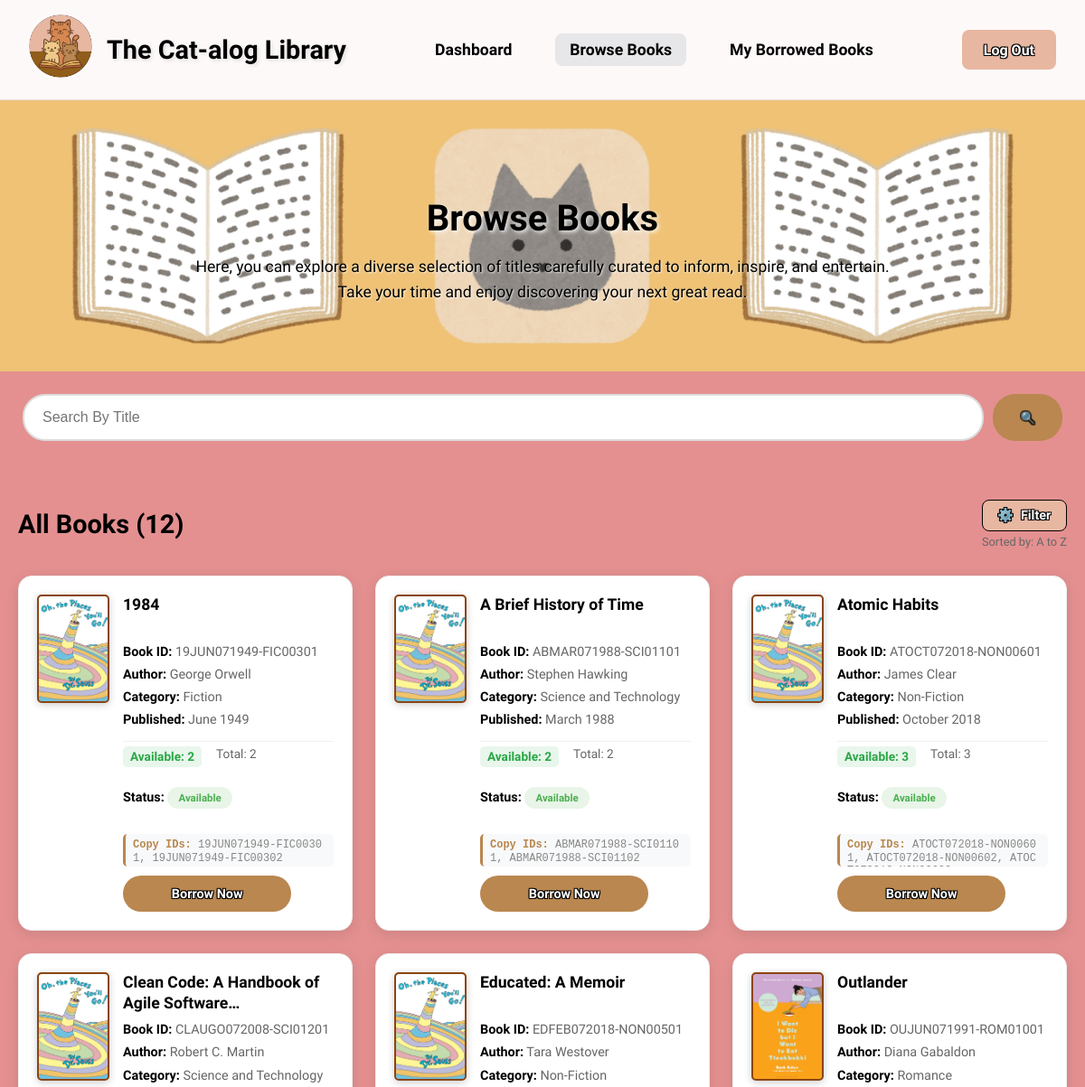
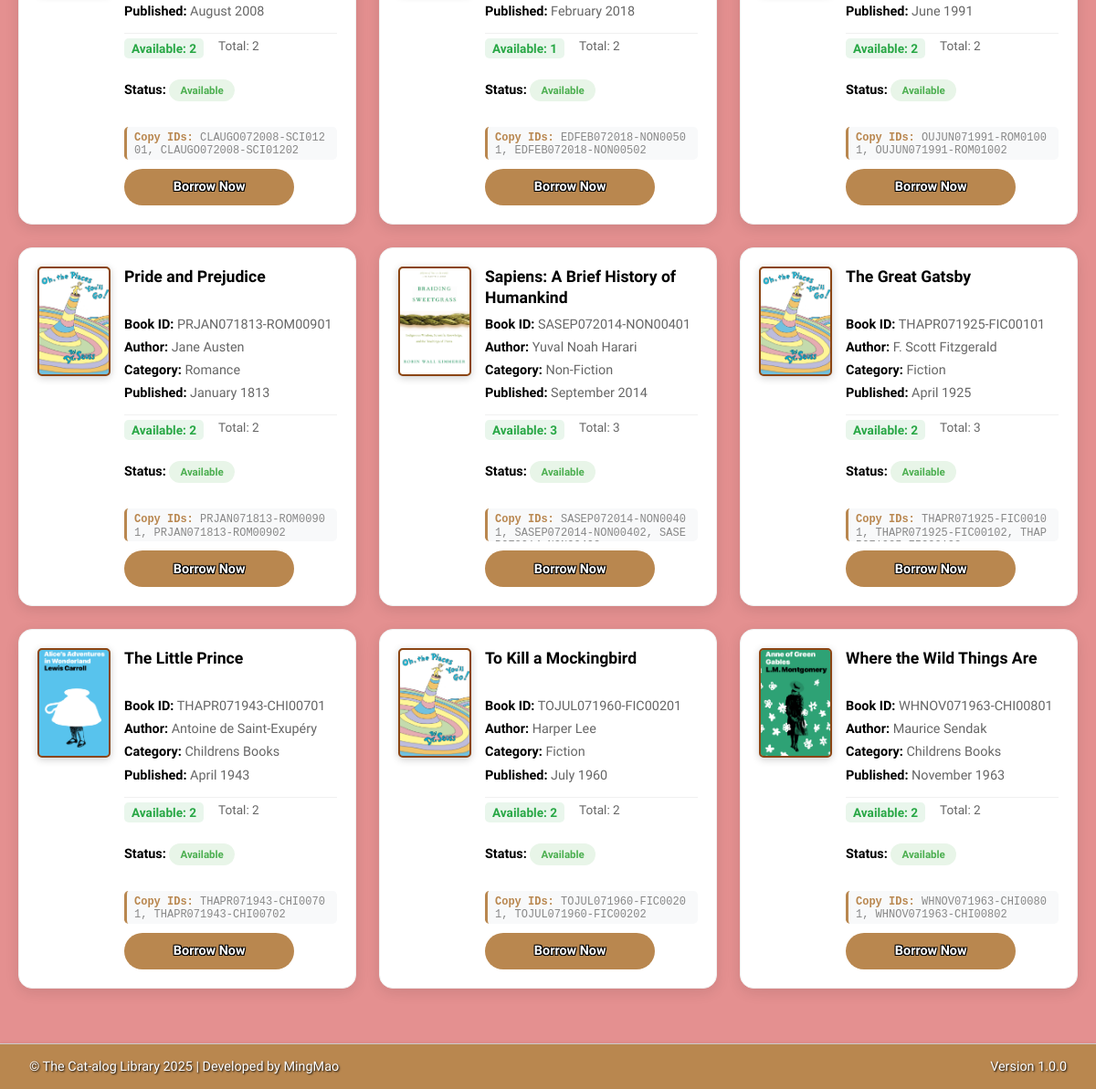
The app's page /student/browse_books.php (signed in) with its own data (2 pictures, top to bottom).
### tables this page shows
CREATE TABLE IF NOT EXISTS `book_titles` (
    `title_id` INT AUTO_INCREMENT PRIMARY KEY,
    `title` VARCHAR(255) NOT NULL,
    `author` VARCHAR(255) NOT NULL,
    `category` VARCHAR(100) NOT NULL,
    `published_year` INT NULL DEFAULT NULL,
    `published_month` VARCHAR(20) NULL DEFAULT NULL,
    `book_image` VARCHAR(255) NULL DEFAULT NULL,
    `status` VARCHAR(20) NOT NULL DEFAULT 'Available' COMMENT 'Available, Borrowed, Archived',
    `total_copies` INT NOT NULL DEFAULT 1,
    `available_copies` INT NOT NULL DEFAULT 1,
    `created_at` DATETIME NOT NULL DEFAULT CURRENT_TIMESTAMP,
    `updated_at` DATETIME NOT NULL DEFAULT CURRENT_TIMESTAMP ON UPDATE CURRENT_TIMESTAMP,
    INDEX `idx_titles_category` (`category`),
    INDEX `idx_titles_status` (`status`),
    INDEX `idx_titles_author` (`author`),
    INDEX `idx_titles_year` (`published_year`)
);

### includes/functions.php (called while the page is built, shortened)
<?php
require_once __DIR__ . '/config.php';
require_once __DIR__ . '/storage.php';
if (!function_exists('e')) {
    function e($value) {
        return htmlspecialchars((string)($value ?? ''), ENT_QUOTES, 'UTF-8');
    }
}

### includes/config.php (called while the page is built, shortened)
<?php
if (!function_exists('env')) {
    function env($key, $default = null) {
        $value = getenv($key);
        if ($value === false) {
            $value = $_ENV[$key] ?? $_SERVER[$key] ?? null;
        }
        if ($value === null || $value === false) {
            return $default;
        }
        $lower = strtolower(trim((string)$value));
        switch ($lower) {
            case 'true':
            case '(true)':
                return true;
            case 'false':
            case '(false)':
                return false;
        }
        return $value;
    }
}

### includes/storage.php (called while the page is built, shortened)
<?php
require_once __DIR__ . '/config.php';
function storage_get_book_image_url(?string $filename, string $relativePrefix = '..'): string {
    $fallback = rtrim($relativePrefix, '/') . '/uploads/book-images/default_book.jpg';
    $cleanName = basename($filename);
    $driver = strtolower(env('STORAGE_DRIVER', 'local'));
    $localFile = dirname(__DIR__) . '/uploads/book-images/' . $cleanName;
    if (file_exists($localFile)) {
        return rtrim($relativePrefix, '/') . '/uploads/book-images/' . $cleanName;
    }
    return $fallback;
}

### student/browse_books.php (the view, shortened to what this page needs)
<?php
require_once __DIR__ . '/../includes/db.php';
require_once __DIR__ . '/../includes/functions.php';
$search_title = trim($_GET['title'] ?? '');
$sort_by = $_GET['sort_by'] ?? 'title_asc';
$where_conditions = ["bt.status != 'Archived'"];
$params = [];
$where_clause = "WHERE " . implode(" AND ", $where_conditions);
switch ($sort_by) {
    case 'title_asc':
        $order_clause = "ORDER BY bt.title ASC";
        break;
}
try {
    $query = "
        SELECT
            bt.title_id,
            bt.title,
            bt.author,
            bt.category,
            bt.published_year,
            bt.published_month,
            bt.book_image,
            bt.total_copies,
            bt.available_copies,
            CASE
                WHEN bt.available_copies > 0 THEN 'Available'
                ELSE 'Borrowed'
            END as status,
            GROUP_CONCAT(bc.book_id ORDER BY bc.copy_number SEPARATOR ', ') as sample_book_ids
        FROM book_titles bt
        LEFT JOIN book_copies bc ON bt.title_id = bc.title_id
        $where_clause
        GROUP BY bt.title_id, bt.title, bt.author, bt.category, bt.published_year, bt.published_month, bt.book_image, bt.total_copies, bt.available_copies
        $order_clause
    ";
    $stmt = $conn->prepare($query);
    $stmt->execute($params);
    $books = $stmt->fetchAll(PDO::FETCH_ASSOC);
} catch (PDOException $e) {
    $books = [];
    error_log("Error fetching books: " . $e->getMessage());
}
$total_books = count($books);
function getFilterDisplayText($sort_by) {
    switch ($sort_by) {
        case 'title_asc': return 'A to Z';
    }
}
?>
<!DOCTYPE html>
<html lang="en">
<head>
    <link rel="stylesheet" href="../assets/css/style.css">
    <link rel="stylesheet" href="../assets/css/browse_books.css">
</head>
<body>
<header class="main-header">
    <div class="logo-title">
        <img src="../assets/images/logo.png" alt="Logo" class="banner-logo-dashboard">
        <h1 class="sniglet-extrabold">The Cat-alog Library</h1>
    </div>
    <nav class="main-nav">
        <ul class="nav-menu">
            <li><a href="dashboard.php">Dashboard</a></li>
            <li><a href="browse_books.php" class="active">Browse Books</a></li>
            <li><a href="my_borrowed.php">My Borrowed Books</a></li>
        </ul>
    </nav>
    <a href="logout.php" class="logout-btn">Log Out</a>
</header>
<section class="browse-header">
    <img src="../assets/images/banner-browse.png" alt="Library Banner" class="banner-bg">
    <div class="welcome-content">
        <h2 class="sniglet-extrabold">Browse Books</h2>
        <p>Here, you can explore a diverse selection of titles carefully curated to inform, inspire, and entertain. Take your time and enjoy discovering your next great read.</p>
    </div>
</section>
<section class="search-section">
    <form method="GET" action="browse_books.php" id="searchForm">
        <div class="search-bar">
            <input type="text" name="title" placeholder="Search By Title" value="<?php echo e($search_title); ?>">
            <button type="submit">🔍</button>
        </div>
    </form>
</section>
<section class="books-section">
    <div class="books-header">
        <h3>All Books (<?php echo $total_books; ?>)</h3>
        <div class="filter-dropdown">
            <div class="filter-btn" onclick="toggleFilterDropdown()">
                <span>⚙️</span>
                <span>Filter</span>
            </div>
            <div class="current-filter">
                Sorted by: <?php echo e(getFilterDisplayText($sort_by)); ?>
            </div>
        </div>
    </div>
    <?php if (empty($books)): ?>
        <div class="no-books" style="text-align: center; padding: 40px 20px;">
            <h3>No books found</h3>
            <p>Try adjusting your search criteria or browse all available books.</p>
            <a href="browse_books.php" class="btn" style="display: inline-block; margin-top: 15px;">View All Books</a>
        </div>
    <?php else: ?>
        <div class="books-grid">
            <?php foreach ($books as $book): ?>
                <?php
                $book_image_path = storage_get_book_image_url($book['book_image'] ?? null, '..');
                $sample_book_ids = array_filter(explode(', ', $book['sample_book_ids'] ?? ''));
                $display_book_id = $sample_book_ids[0] ?? 'N/A';
                ?>
                <div class="book-card">
                    <div class="book-content">
                        <div class="book-image">
                            <img src="<?php echo e($book_image_path); ?>"
                                 alt="<?php echo e($book['title']); ?>"
                                 onerror="this.src='../uploads/book-images/default_book.jpg'">
                        </div>
                        <div class="book-details">
                            <div class="book-info">
                                <div class="book-title"><?php echo e($book['title']); ?></div>
                                <div class="book-meta"><strong>Book ID:</strong> <?php echo e($display_book_id); ?></div>
                                <div class="book-meta"><strong>Author:</strong> <?php echo e($book['author'] ?? 'Unknown'); ?></div>
                                <div class="book-meta"><strong>Category:</strong> <?php echo e($book['category'] ?? 'General'); ?></div>
                                <div class="book-meta"><strong>Published:</strong>
                                    <?php
                                    $published = (!empty($book['published_month']) && !empty($book['published_year']))
                                        ? $book['published_month'] . ' ' . $book['published_year']
                                        : ($book['published_year'] ?? 'N/A');
                                    echo e($published);
                                    ?>
                                </div>
                                <div class="copies-info">
                                    <span class="copies-available">Available: <?php echo (int)$book['available_copies']; ?></span>
                                    <span class="copies-total">Total: <?php echo (int)$book['total_copies']; ?></span>
                                </div>
                                <div class="book-meta"><strong>Status:</strong>
                                    <span class="book-status <?php echo $book['status'] === 'Available' ? 'status-available' : 'status-borrowed'; ?>">
                                        <?php echo e($book['status']); ?>
                                    </span>
                                </div>
                                <?php if (count($sample_book_ids) > 1): ?>
                                    <div class="sample-ids">
                                        <strong>Copy IDs:</strong> <?php echo e(implode(', ', array_slice($sample_book_ids, 0, 3))); ?>
                                    </div>
                                <?php endif; ?>
                            </div>
                            <div class="button-container">
                                <?php if ($book['status'] === 'Available'): ?>
                                    <button class="borrow-btn" onclick="showBorrowModal(
                                        <?php echo (int)$book['title_id']; ?>,
                                        '<?php echo addslashes($book['title']); ?>',
                                        '<?php echo addslashes($book['author'] ?? 'Unknown'); ?>',
                                        '<?php echo addslashes($book['category'] ?? 'General'); ?>',
                                        '<?php echo addslashes($published); ?>',
                                        '<?php echo addslashes($book_image_path); ?>',
                                        '<?php echo addslashes($book['status']); ?>',
                                        '<?php echo addslashes($display_book_id); ?>',
                                        <?php echo (int)$book['available_copies']; ?>,
                                        <?php echo (int)$book['total_copies']; ?>
                                    )">Borrow Now</button>
                                <?php else: ?>
                                    <button class="borrow-btn" disabled>Not Available</button>
                                <?php endif; ?>
                            </div>
                        </div>
                    </div>
                </div>
            <?php endforeach; ?>
        </div>
    <?php endif; ?>
</section>
<?php include '../includes/footer.php'; ?>
</body>
</html>

### includes/footer.php (shortened to what this page needs)
<footer class="main-footer">
    <div class="footer-left">© The Cat-alog Library 2025 | Developed by MingMao</div>
    <div class="footer-right">Version 1.0.0</div>
</footer>
</body>
</html>

### assets/css/style.css (style rules this page uses)
:root { --blush: #E8B7A1; --pinkish: #E49090; --caramel: #B9874F; --black: #000000; --white: #FFFFFF; }
* { box-sizing: border-box; }
.sniglet-extrabold { font-family: "Sniglet", system-ui; font-weight: 800; font-style: normal; }
html, body { height: 100%; margin: 0; padding: 0; font-family: 'Sniglet', system-ui, sans-serif; background-color: var(--pinkish); color: var(--black); display: flex; flex-direction: column; overflow-x: hidden; }
.banner-bg { position: absolute; top: 0; left: 0; width: 100%; height: 100%; object-fit: cover; z-index: 1; }
.main-footer { margin-top: auto; width: 100%; background-color: var(--caramel); color: var(--white); text-shadow: #000000 1px 1px 2px; font-size: 0.9rem; padding: 1rem 2rem; display: flex; justify-content: space-between; align-items: center; border-top: 1px solid #ccc; box-shadow: 0 -1px 4px rgba(0, 0, 0, 0.05); }
.main-header { display: flex; justify-content: space-between; align-items: center; padding: 1rem 2rem; background-color: rgba(255, 255, 255, 0.8); backdrop-filter: blur(5px); position: relative; z-index: 10; }
.logo-title { display: flex; align-items: center; gap: 1rem; }
.banner-logo-dashboard { width: 70px; height: 70px; border-radius: 50%; margin-bottom: 0.5rem; }
.logo-title h1 { font-size: 1.8rem; margin: 0; color: var(--black); text-shadow: 2px 2px 4px rgba(0,0,0,0.1); }
.main-nav { flex: 1; display: flex; justify-content: center; }
.nav-menu { display: flex; list-style: none; margin: 0; padding: 0; gap: 2rem; }
.nav-menu li a { text-decoration: none; color: var(--black); font-family: 'Sniglet', system-ui, sans-serif; font-weight: 600; font-size: 1.1rem; padding: 0.5rem 1rem; border-radius: 0.5rem; transition: background-color 0.3s ease; }
.logout-btn { background-color: var(--blush); color: white; padding: 0.8rem 1.5rem; border-radius: 0.5rem; text-decoration: none; font-family: 'Sniglet', system-ui, sans-serif; font-weight: 600; font-size: 1rem; transition: background-color 0.3s ease; text-shadow: -1px -1px 0 var(--black), 1px -1px 0 var(--black), -1px 1px 0 var(--black), 1px 1px 0 var(--black); }
.welcome-content { flex: 1; display: flex; flex-direction: column; justify-content: center; align-items: center; text-align: center; padding: 2rem; position: relative; z-index: 5; }
.welcome-content h2 { font-size: 2.5rem; margin-bottom: 1rem; color: var(--black); text-shadow: 2px 2px 4px rgba(255,255,255,0.8); }
.welcome-content p { max-width: 800px; margin: 0 auto; font-size: 1.1rem; color: var(--black); text-shadow: 1px 1px 2px rgba(255,255,255,0.8); line-height: 1.6; }

### student/browse_books.php (style rules this page uses)
.filter-dropdown { position: relative; display: inline-block; }
.filter-btn { background-color: var(--blush); border: 1px solid var(--black); padding: 0.5rem 1rem; border-radius: 0.5rem; cursor: pointer; display: flex; align-items: center; gap: 0.5rem; font-family: 'Sniglet', sans-serif; font-size: 0.9rem; transition: background-color 0.3s ease; }
.current-filter { font-size: 0.8rem; color: #666; margin-top: 0.25rem; }
.copies-info { display: flex; gap: 1rem; margin: 0.5rem 0; font-size: 0.85rem; }
.copies-available { color: #28a745; font-weight: 600; }
.copies-total { color: #666; }
.sample-ids { font-family: 'Courier New', monospace; font-size: 0.75rem; color: #888; margin-top: 0.5rem; word-break: break-all; line-height: 1.2; }

### records on screen
book_titles: title "1984", display_book_id "19JUN071949-FIC00301", author "George Orwell", category "Fiction", published "June 1949", available_copies "2", total_copies "2", status "Available", sample_book_ids "19JUN071949-FIC00301, 19JUN071949-FIC00302"
book_titles: title "A Brief History of Time", display_book_id "ABMAR071988-SCI01101", author "Stephen Hawking", category "Science and Technology", published "March 1988", available_copies "2", total_copies "2", status "Available", sample_book_ids "ABMAR071988-SCI01101, ABMAR071988-SCI01102"
book_titles: title "Atomic Habits", display_book_id "ATOCT072018-NON00601", author "James Clear", category "Non-Fiction", published "October 2018", available_copies "3", total_copies "3", status "Available", sample_book_ids "ATOCT072018-NON00601, ATOCT072018-NON00602,…"
book_titles: title "Clean Code: A Handbook of Agile…", display_book_id "CLAUGO072008-SCI01201", author "Robert C. Martin", category "Science and Technology", published "August 2008", available_copies "2", total_copies "2", status "Available", sample_book_ids "CLAUGO072008-SCI01201, CLAUGO072008-SCI01202"
book_titles: title "Educated: A Memoir", display_book_id "EDFEB072018-NON00501", author "Tara Westover", category "Non-Fiction", published "February 2018", available_copies "1", total_copies "2", status "Available", sample_book_ids "EDFEB072018-NON00501, EDFEB072018-NON00502"
book_titles: book_image (picture), title "Outlander", display_book_id "OUJUN071991-ROM01001", author "Diana Gabaldon", category "Romance", published "June 1991", available_copies "2", total_copies "2", status "Available", sample_book_ids "OUJUN071991-ROM01001, OUJUN071991-ROM01002"
book_titles: title "Pride and Prejudice", display_book_id "PRJAN071813-ROM00901", author "Jane Austen", category "Romance", published "January 1813", available_copies "2", total_copies "2", status "Available", sample_book_ids "PRJAN071813-ROM00901, PRJAN071813-ROM00902"
book_titles: book_image (picture), title "Sapiens: A Brief History of Humankind", display_book_id "SASEP072014-NON00401", author "Yuval Noah Harari", category "Non-Fiction", published "September 2014", available_copies "3", total_copies "3", status "Available", sample_book_ids "SASEP072014-NON00401, SASEP072014-NON00402,…"
book_titles: title "The Great Gatsby", display_book_id "THAPR071925-FIC00101", author "F. Scott Fitzgerald", category "Fiction", published "April 1925", available_copies "2", total_copies "3", status "Available", sample_book_ids "THAPR071925-FIC00101, THAPR071925-FIC00102,…"
book_titles: book_image (picture), title "The Little Prince", display_book_id "THAPR071943-CHI00701", author "Antoine de Saint-Exupéry", category "Childrens Books", published "April 1943", available_copies "2", total_copies "2", status "Available", sample_book_ids "THAPR071943-CHI00701, THAPR071943-CHI00702"
book_titles: title "To Kill a Mockingbird", display_book_id "TOJUL071960-FIC00201", author "Harper Lee", category "Fiction", published "July 1960", available_copies "2", total_copies "2", status "Available", sample_book_ids "TOJUL071960-FIC00201, TOJUL071960-FIC00202"
book_titles: book_image (picture), title "Where the Wild Things Are", display_book_id "WHNOV071963-CHI00801", author "Maurice Sendak", category "Childrens Books", published "November 1963", available_copies "2", total_copies "2", status "Available", sample_book_ids "WHNOV071963-CHI00801, WHNOV071963-CHI00802"

### other values on screen
$total_books "12"
getFilterDisplayText($sort_by) "A to Z"
